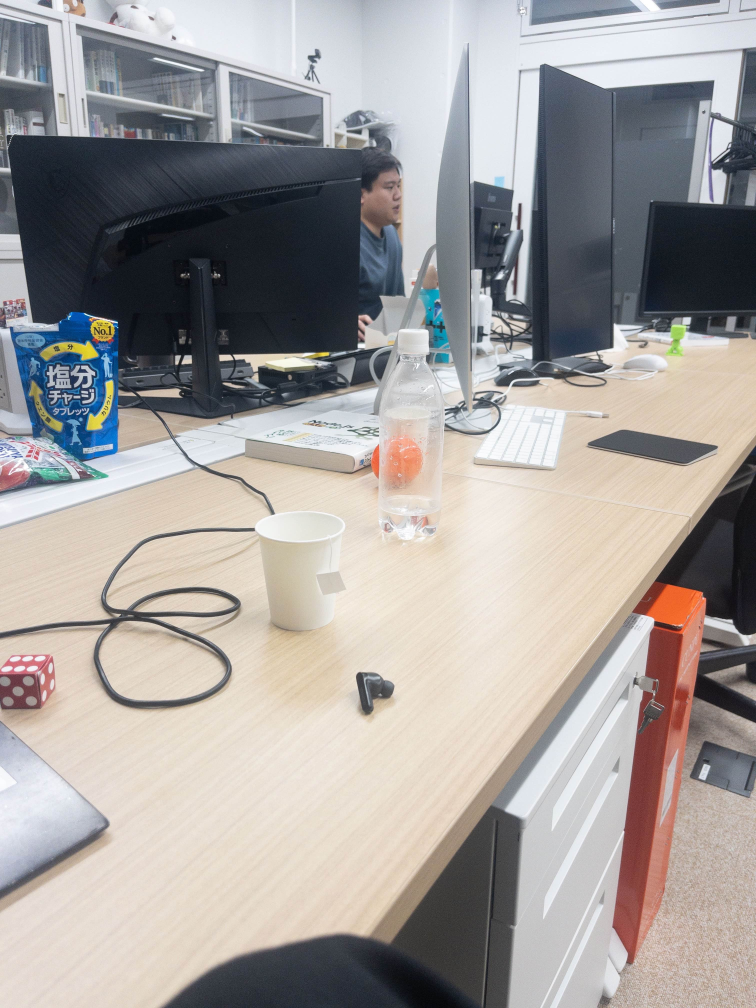
#> input picture image.png, 3024 x 4032 px (shown at 1/4 size)
$ python -i pretreatment.py   (imports and definitions only)
#> lines starting #> are read from the running program, lines starting #| are printed output that depends on the picture
import matplotlib
import matplotlib.pyplot as plt
import cv2
import numpy as np
import os
import glob
import pandas as pd
import json
import shutil
# [1 line not run here, left out]
from pathlib import Path

# ==== ディレクトリ設定 ====

# [23 lines left out: function setup_directories, not called in this run]


# グローバルフラグ
action = {"next": False, "quit": False} # enterで次へ進むためのフラグ,qでプログラムを終了するためのフラグ

# ウィンドウを左端・右端に配置する関数
def move_figure(fig, x, y):
    backend = plt.get_backend()
    if backend == 'TkAgg':
        fig.canvas.manager.window.wm_geometry(f"+{x}+{y}")
    else:
        print(f"ウィンドウ移動はこのバックエンドでは未対応: {backend}")

# マスク処理を行う関数
def MaskProcessing(image_path, output_path):
#> called with image_path = '../image.png', output_path = 'out.png'
    global action
    coords = [] # クリックした座標を保存するリスト
    action = {"next": False, "quit": False}  # 初期化

    img = cv2.imread(image_path, cv2.IMREAD_UNCHANGED)
#> img is the input picture: shape (4032, 3024, 3); mean B, G, R 156.7, 159, 163.4
    img_scaled = (img / 16).astype("uint8")
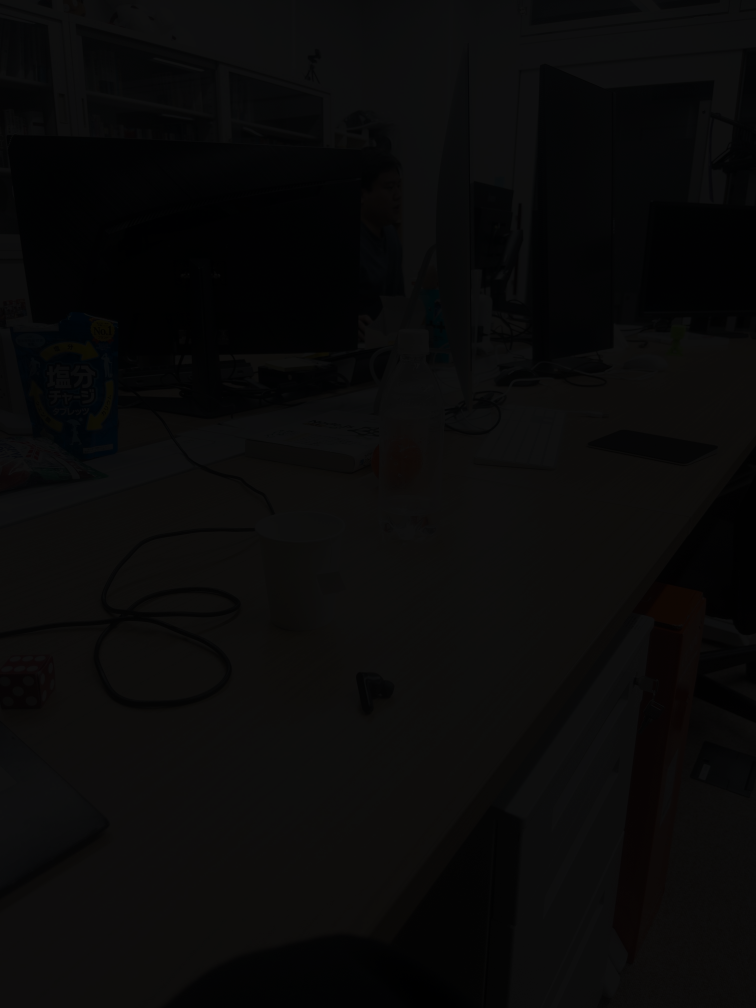
#> img_scaled: shape (4032, 3024, 3) (shown at 1/4 size); mean B, G, R 9.33, 9.46, 9.74

    # ガンマ補正を適用する関数(表示専用)
    def apply_gamma_correction(image, gamma=2.2):
#> called with gamma = 2.2
        img_float = image / 255.0
        img_gamma = np.power(img_float, 1.0 / gamma)
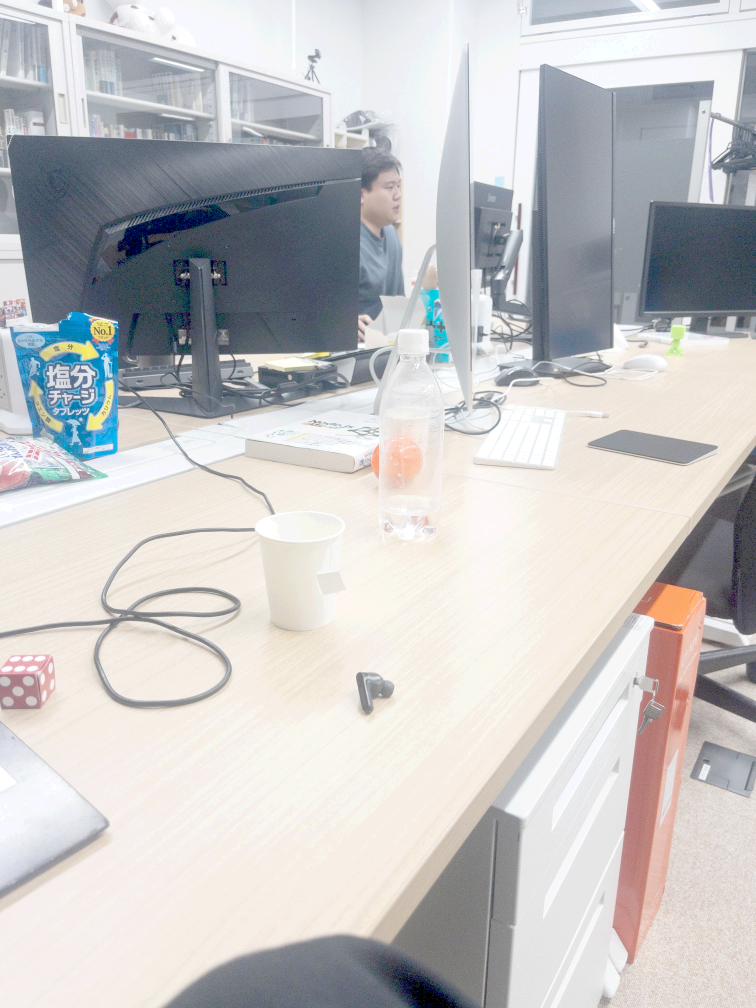
#> img_gamma: shape (4032, 3024, 3) float64 (shown at 1/4 size); mean B, G, R 0.214, 0.214, 0.215; drawn with min black and max white
        return (img_gamma * 255).astype("uint8")
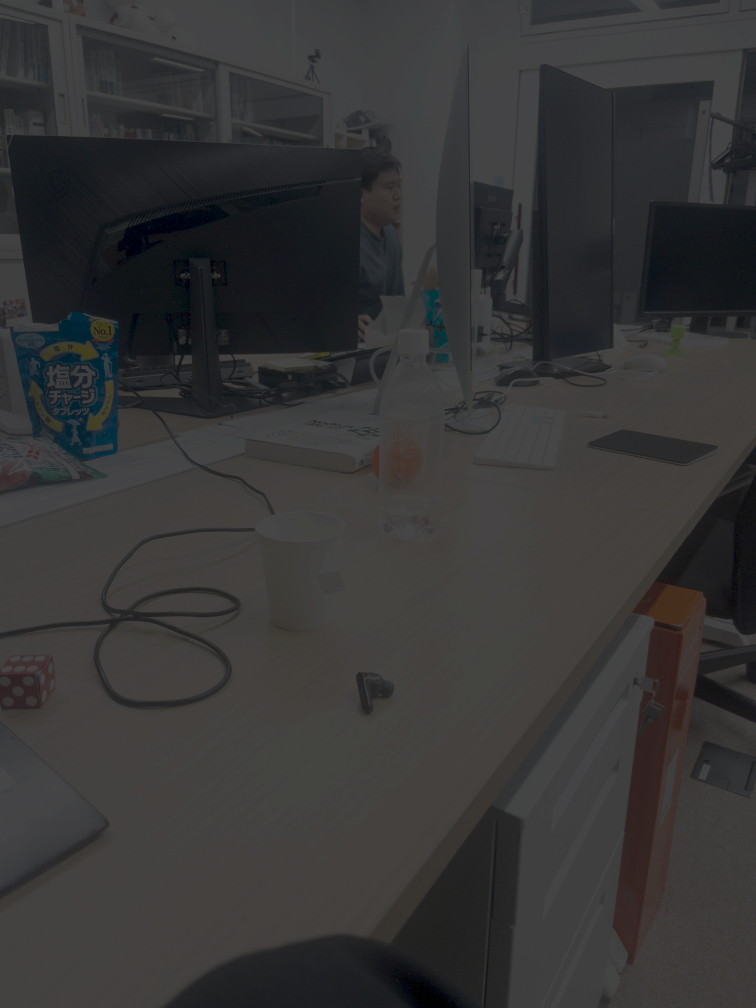
#> returned value: shape (4032, 3024, 3) (shown at 1/4 size); mean of channels 0, 1, 2 54.1, 53.9, 54.3; drawn as B, G, R

    img_display = apply_gamma_correction(img_scaled)
    img_rgb_display = cv2.cvtColor(img_display, cv2.COLOR_BGR2RGB)

    # マスク処理で、クリックした領域を黒く塗りつぶす関数
    # [37 lines left out: functions mask_region_and_save, onclick, onkey, not called in this run]

    fig, ax = plt.subplots(figsize=(10, 9))
    move_figure(fig, 0, 0)
    ax.imshow(img_rgb_display)
    ax.set_title("Click 4 points (Press 'r' to reset)")
    fig.canvas.mpl_connect("button_press_event", onclick)
    fig.canvas.mpl_connect("key_press_event", onkey)
    plt.show()

    return action

# ヒストグラムを作成し、表示する関数
# [180 lines left out: functions CreateHistogram, TeacherProcessing, pretreatment, not called in this run]

# 実行
# [2 lines not run here, left out]

>>> result = MaskProcessing('../image.png', 'out.png')
